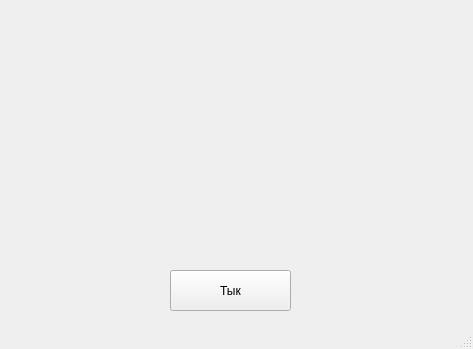
<?xml version="1.0" encoding="UTF-8"?>
<ui version="4.0">
 <class>MainWindow</class>
 <widget class="QMainWindow" name="MainWindow">
  <property name="geometry">
   <rect>
    <x>0</x>
    <y>0</y>
    <width>473</width>
    <height>349</height>
   </rect>
  </property>
  <property name="windowTitle">
   <string>MainWindow</string>
  </property>
  <property name="styleSheet">
   <string notr="true"/>
  </property>
  <widget class="QWidget" name="centralwidget">
   <widget class="QPushButton" name="pushButton">
    <property name="geometry">
     <rect>
      <x>170</x>
      <y>270</y>
      <width>121</width>
      <height>41</height>
     </rect>
    </property>
    <property name="text">
     <string>Тык</string>
    </property>
   </widget>
  </widget>
  <widget class="QStatusBar" name="statusbar"/>
 </widget>
 <resources/>
 <connections/>
</ui>
